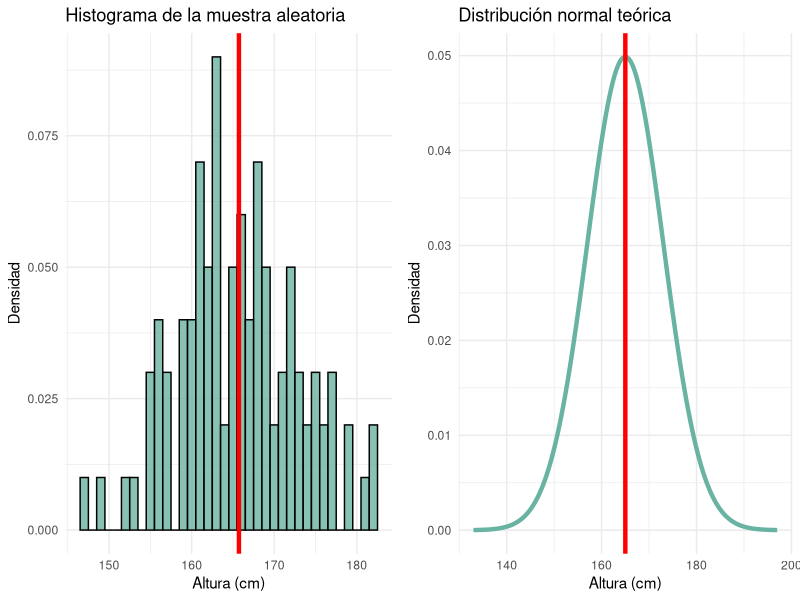

Generate this figure with R:
# DITRIBUCION DISCRETA
# Estamos interesados en conocer la altura promedio de estudiantes de una escuela 
# secundaria. Para hacerlo, tomamos una muestra aleatoria de 100 estudiantes y 
# registramos sus alturas en centímetros. Supongamos que la distribución de las 
# alturas de los estudiantes en la población sigue una distribución discreta con 
# media μ = 165 cm y desviación estándar σ = 8 cm.

library(ggplot2)
library(gridExtra)

# Definir los parámetros de la población
mu <- 165   # media de la población
sigma <- 8  # desviación estándar de la población

# Generar una muestra aleatoria de 100 estudiantes
set.seed(123) # Para que los resultados sean reproducibles
n <- 100
muestra <- rnorm(n, mean = mu, sd = sigma)

# Calcular la media muestral y el error estándar
media_muestral <- mean(muestra)
error_estandar <- sigma/sqrt(n)

# Crear un histograma de la muestra aleatoria
p1 <- ggplot(data.frame(muestra), aes(x = muestra)) +
  geom_histogram(aes(y = ..density..), binwidth = 1,
                 fill = "#69b3a2", color = "black", alpha = 0.8) +
  geom_vline(xintercept = media_muestral, color = "red", size = 1.5) +
  ggtitle("Histograma de la muestra aleatoria") +
  xlab("Altura (cm)") +
  ylab("Densidad") +
  theme_minimal()

# Crear una distribución normal teórica con media y desviación estándar correspondientes a los parámetros de la población
x <- seq(mu - 4*sigma, mu + 4*sigma, length.out = 1000)
y <- dnorm(x, mean = mu, sd = sigma)
datos_normal <- data.frame(x, y)

# Calcular el intervalo de confianza del 95%
intervalo_confianza <- c(media_muestral - 1.96*error_estandar, media_muestral + 1.96*error_estandar)

# Crear un gráfico de la distribución normal teórica
p2 <- ggplot(datos_normal, aes(x = x, y = y)) +
  geom_line(color = "#69b3a2", size = 1.5) +
  geom_vline(xintercept = mu, color = "red", size = 1.5) +
  ggtitle("Distribución normal teórica") +
  xlab("Altura (cm)") +
  ylab("Densidad") +
  theme_minimal()

# Combinar ambos gráficos
grid.arrange(p1, p2, ncol = 2)
